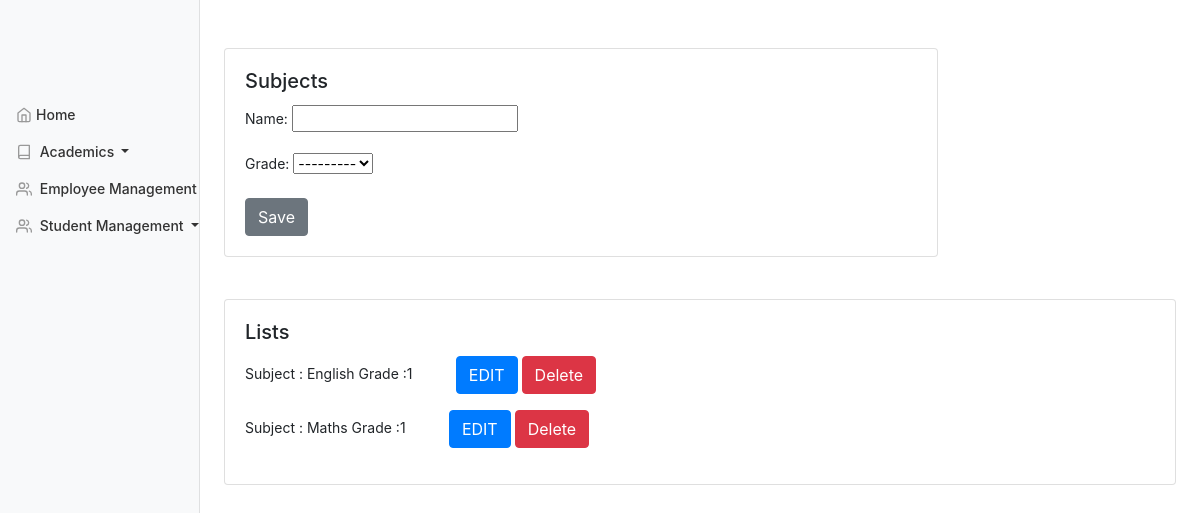
The app's page /academics/subjects/ with its own data.
### academy/models.py (models this page shows, shortened)
class Grade(models.Model):
    GRADE_CHOICES = [(i, str(i)) for i in range(1, 13)]
    grade = models.PositiveSmallIntegerField(unique=True,
                                             choices=GRADE_CHOICES,
                                             default='draft')
    class Meta:
        ordering = ('grade',)
        app_label = 'academy'
    def __str__(self):
        return str(self.grade)

class Subject(models.Model):
    name = models.CharField(max_length=20)
    grade = models.ForeignKey(Grade, on_delete=models.CASCADE)
    class Meta:
        unique_together = ("name", "grade")
        ordering = ('grade',)
        app_label = 'academy'

### academy/views.py (the view)
# urls.py: path('subjects/', SubjectCreateView.as_view(), name='subject'),
class SubjectCreateView(CreateView):
    model = Subject
    fields = ['name', 'grade']
    success_url = reverse_lazy('subject')
    template_name = 'academics/subject.html'
    def get_context_data(self, **kwargs):
        context = super(SubjectCreateView, self).get_context_data(**kwargs)
        context['subjects'] = Subject.objects.order_by('name')
        return context

### Templates/academics/subject.html (shortened to what this page needs)
<!DOCTYPE html>
<html lang="en">
{% extends "base.html" %}
{% block content %}
<div class="card w-75">
  <div class="card-body">
    <h5 class="card-title">Subjects</h5>
    <form action="" method="post">{% csrf_token %}
    {{ form.as_p }}
    <input class="btn btn-secondary" type="submit" value="Save">
    </form>
  </div>
</div><br>
<br>
<div class="card w-100">
  <div class="card-body">
    <h5 class="card-title">Lists</h5>
{% for sub in subjects %}
<div>
<p> Subject : {{ sub.name}}  Grade :{{ sub.grade}}  &nbsp;&nbsp;&nbsp;&nbsp;&nbsp;&nbsp;&nbsp;&nbsp;&nbsp;
    <a href="{% url 'edit_subject' sub.id%}"> <button type="button" class="btn btn-primary ">EDIT</button></a>
        <a href="{% url 'delete_subject' sub.id%}"><button type="button" class="btn btn-danger">Delete</button></a>
    </p>
</div>
{% endfor %}
  </div></div>
{% endblock %}

### stumgmt/static/css/dashboard.css (style rules this page uses)
body { font-size: .875rem; }

### records on screen
Grade: grade "---------"
Subject: name "English", grade "1"
Subject: name "Maths", grade "1"
